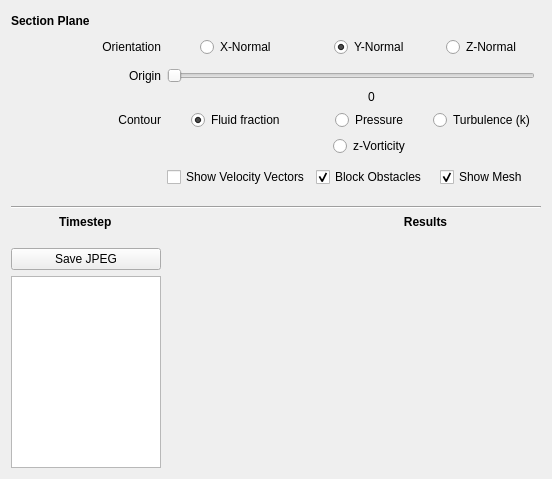
      <widget class="QWidget" name="Visualize">
       <attribute name="title">
        <string>Visualize</string>
       </attribute>
       <layout class="QGridLayout" name="gridLayout_18">
        <item row="0" column="2">
         <layout class="QGridLayout" name="gridLayout_17">
          <item row="2" column="2">
           <spacer name="verticalSpacer_19">
            <property name="orientation">
             <enum>Qt::Vertical</enum>
            </property>
            <property name="sizeType">
             <enum>QSizePolicy::Fixed</enum>
            </property>
            <property name="sizeHint" stdset="0">
             <size>
              <width>20</width>
              <height>5</height>
             </size>
            </property>
           </spacer>
          </item>
          <item row="7" column="3">
           <spacer name="verticalSpacer_21">
            <property name="orientation">
             <enum>Qt::Vertical</enum>
            </property>
            <property name="sizeType">
             <enum>QSizePolicy::Fixed</enum>
            </property>
            <property name="sizeHint" stdset="0">
             <size>
              <width>20</width>
              <height>5</height>
             </size>
            </property>
           </spacer>
          </item>
          <item row="0" column="0">
           <widget class="QLabel" name="label_41">
            <property name="sizePolicy">
             <sizepolicy hsizetype="Preferred" vsizetype="Fixed">
              <horstretch>0</horstretch>
              <verstretch>0</verstretch>
             </sizepolicy>
            </property>
            <property name="maximumSize">
             <size>
              <width>16777215</width>
              <height>15</height>
             </size>
            </property>
            <property name="font">
             <font>
              <weight>75</weight>
              <bold>true</bold>
             </font>
            </property>
            <property name="text">
             <string>Section Plane</string>
            </property>
           </widget>
          </item>
          <item row="11" column="2" colspan="2">
           <widget class="QLabel" name="label_46">
            <property name="font">
             <font>
              <weight>75</weight>
              <bold>true</bold>
             </font>
            </property>
            <property name="text">
             <string>Results</string>
            </property>
            <property name="alignment">
             <set>Qt::AlignCenter</set>
            </property>
           </widget>
          </item>
          <item row="3" column="1" colspan="3">
           <widget class="QSlider" name="origin">
            <property name="orientation">
             <enum>Qt::Horizontal</enum>
            </property>
           </widget>
          </item>
          <item row="1" column="1" alignment="Qt::AlignHCenter">
           <widget class="QRadioButton" name="xNormal">
            <property name="text">
             <string>X-Normal</string>
            </property>
            <attribute name="buttonGroup">
             <string notr="true">buttonGroup</string>
            </attribute>
           </widget>
          </item>
          <item row="9" column="1">
           <spacer name="verticalSpacer_22">
            <property name="orientation">
             <enum>Qt::Vertical</enum>
            </property>
            <property name="sizeType">
             <enum>QSizePolicy::Fixed</enum>
            </property>
            <property name="sizeHint" stdset="0">
             <size>
              <width>20</width>
              <height>13</height>
             </size>
            </property>
           </spacer>
          </item>
          <item row="1" column="0">
           <widget class="QLabel" name="label_44">
            <property name="sizePolicy">
             <sizepolicy hsizetype="Preferred" vsizetype="Fixed">
              <horstretch>0</horstretch>
              <verstretch>0</verstretch>
             </sizepolicy>
            </property>
            <property name="text">
             <string>Orientation</string>
            </property>
            <property name="alignment">
             <set>Qt::AlignRight|Qt::AlignTrailing|Qt::AlignVCenter</set>
            </property>
           </widget>
          </item>
          <item row="5" column="1" alignment="Qt::AlignHCenter">
           <widget class="QRadioButton" name="contourVOF">
            <property name="text">
             <string>Fluid fraction</string>
            </property>
            <property name="checked">
             <bool>true</bool>
            </property>
            <attribute name="buttonGroup">
             <string notr="true">buttonGroup_2</string>
            </attribute>
           </widget>
          </item>
          <item row="4" column="3">
           <spacer name="verticalSpacer_20">
            <property name="orientation">
             <enum>Qt::Vertical</enum>
            </property>
            <property name="sizeType">
             <enum>QSizePolicy::Fixed</enum>
            </property>
            <property name="sizeHint" stdset="0">
             <size>
              <width>20</width>
              <height>15</height>
             </size>
            </property>
           </spacer>
          </item>
          <item row="5" column="0">
           <widget class="QLabel" name="label_45">
            <property name="sizePolicy">
             <sizepolicy hsizetype="Preferred" vsizetype="Fixed">
              <horstretch>0</horstretch>
              <verstretch>0</verstretch>
             </sizepolicy>
            </property>
            <property name="text">
             <string>Contour</string>
            </property>
            <property name="alignment">
             <set>Qt::AlignRight|Qt::AlignTrailing|Qt::AlignVCenter</set>
            </property>
           </widget>
          </item>
          <item row="3" column="0">
           <widget class="QLabel" name="label_42">
            <property name="text">
             <string>Origin</string>
            </property>
            <property name="alignment">
             <set>Qt::AlignRight|Qt::AlignTrailing|Qt::AlignVCenter</set>
            </property>
           </widget>
          </item>
          <item row="1" column="3" alignment="Qt::AlignHCenter">
           <widget class="QRadioButton" name="zNormal">
            <property name="text">
             <string>Z-Normal</string>
            </property>
            <attribute name="buttonGroup">
             <string notr="true">buttonGroup</string>
            </attribute>
           </widget>
          </item>
          <item row="10" column="0" colspan="5">
           <widget class="Line" name="line_8">
            <property name="orientation">
             <enum>Qt::Horizontal</enum>
            </property>
           </widget>
          </item>
          <item row="1" column="2" alignment="Qt::AlignHCenter">
           <widget class="QRadioButton" name="yNormal">
            <property name="text">
             <string>Y-Normal</string>
            </property>
            <property name="checked">
             <bool>true</bool>
            </property>
            <attribute name="buttonGroup">
             <string notr="true">buttonGroup</string>
            </attribute>
           </widget>
          </item>
          <item row="4" column="2">
           <widget class="QLabel" name="originText">
            <property name="maximumSize">
             <size>
              <width>16777215</width>
              <height>15</height>
             </size>
            </property>
            <property name="text">
             <string>0</string>
            </property>
            <property name="alignment">
             <set>Qt::AlignCenter</set>
            </property>
           </widget>
          </item>
          <item row="5" column="2" alignment="Qt::AlignHCenter">
           <widget class="QRadioButton" name="contourP">
            <property name="text">
             <string>Pressure</string>
            </property>
            <attribute name="buttonGroup">
             <string notr="true">buttonGroup_2</string>
            </attribute>
           </widget>
          </item>
          <item row="13" column="0">
           <widget class="QPushButton" name="saveJPEG">
            <property name="text">
             <string>Save JPEG</string>
            </property>
            <property name="icon">
             <iconset>
              <normaloff>../../.designer/backup/icons/actions/document-save.png</normaloff>../../.designer/backup/icons/actions/document-save.png</iconset>
            </property>
           </widget>
          </item>
          <item row="5" column="3" alignment="Qt::AlignHCenter">
           <widget class="QRadioButton" name="contourK">
            <property name="text">
             <string>Turbulence (k)</string>
            </property>
            <attribute name="buttonGroup">
             <string notr="true">buttonGroup_2</string>
            </attribute>
           </widget>
          </item>
          <item row="13" column="1" rowspan="2" colspan="4">
           <widget class="QVTKWidget" name="vis" native="true"/>
          </item>
          <item row="11" column="0" alignment="Qt::AlignHCenter">
           <widget class="QLabel" name="label_40">
            <property name="sizePolicy">
             <sizepolicy hsizetype="Preferred" vsizetype="Fixed">
              <horstretch>0</horstretch>
              <verstretch>0</verstretch>
             </sizepolicy>
            </property>
            <property name="maximumSize">
             <size>
              <width>16777215</width>
              <height>15</height>
             </size>
            </property>
            <property name="font">
             <font>
              <weight>75</weight>
              <bold>true</bold>
             </font>
            </property>
            <property name="text">
             <string>Timestep</string>
            </property>
           </widget>
          </item>
          <item row="0" column="2">
           <spacer name="verticalSpacer_18">
            <property name="orientation">
             <enum>Qt::Vertical</enum>
            </property>
            <property name="sizeType">
             <enum>QSizePolicy::Fixed</enum>
            </property>
            <property name="sizeHint" stdset="0">
             <size>
              <width>20</width>
              <height>20</height>
             </size>
            </property>
           </spacer>
          </item>
          <item row="14" column="0">
           <widget class="QListWidget" name="timesteps">
            <property name="sizePolicy">
             <sizepolicy hsizetype="Fixed" vsizetype="Expanding">
              <horstretch>0</horstretch>
              <verstretch>0</verstretch>
             </sizepolicy>
            </property>
            <property name="maximumSize">
             <size>
              <width>150</width>
              <height>1600000</height>
             </size>
            </property>
            <property name="layoutMode">
             <enum>QListView::SinglePass</enum>
            </property>
           </widget>
          </item>
          <item row="12" column="2">
           <spacer name="verticalSpacer_23">
            <property name="orientation">
             <enum>Qt::Vertical</enum>
            </property>
            <property name="sizeType">
             <enum>QSizePolicy::Fixed</enum>
            </property>
            <property name="sizeHint" stdset="0">
             <size>
              <width>20</width>
              <height>13</height>
             </size>
            </property>
           </spacer>
          </item>
          <item row="8" column="3" alignment="Qt::AlignHCenter">
           <widget class="QCheckBox" name="showMesh">
            <property name="text">
             <string>Show Mesh</string>
            </property>
            <property name="checked">
             <bool>true</bool>
            </property>
           </widget>
          </item>
          <item row="8" column="1" alignment="Qt::AlignHCenter">
           <widget class="QCheckBox" name="showVectors">
            <property name="text">
             <string>Show Velocity Vectors</string>
            </property>
           </widget>
          </item>
          <item row="8" column="2" alignment="Qt::AlignHCenter">
           <widget class="QCheckBox" name="blockObstacles">
            <property name="text">
             <string>Block Obstacles</string>
            </property>
            <property name="checked">
             <bool>true</bool>
            </property>
           </widget>
          </item>
          <item row="6" column="2" alignment="Qt::AlignHCenter">
           <widget class="QRadioButton" name="contourVorticity">
            <property name="text">
             <string>z-Vorticity</string>
            </property>
           </widget>
          </item>
         </layout>
        </item>
       </layout>
      </widget>
